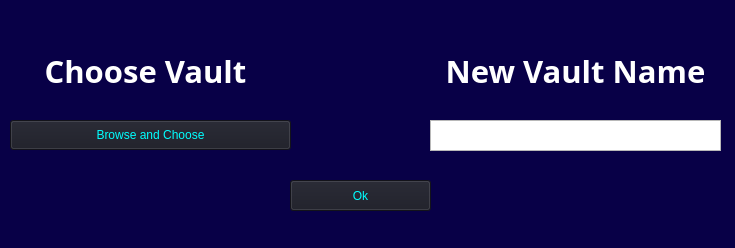
<?xml version="1.0" encoding="UTF-8"?>
<ui version="4.0">
 <class>RenameVault</class>
 <widget class="QMainWindow" name="RenameVault">
  <property name="geometry">
   <rect>
    <x>0</x>
    <y>0</y>
    <width>735</width>
    <height>248</height>
   </rect>
  </property>
  <property name="windowTitle">
   <string>MainWindow</string>
  </property>
  <property name="styleSheet">
   <string notr="true">QMainWindow {
    background-color: rgb(8, 0, 71);
    color: white
}

QLabel {
    color: white;
}

QPushButton {
    background-color: #1a1b25;
    color: cyan;
}

QPushButton:hover {
    background-color: #016064;
}</string>
  </property>
  <widget class="QWidget" name="centralwidget">
   <property name="layoutDirection">
    <enum>Qt::LeftToRight</enum>
   </property>
   <widget class="QLabel" name="label">
    <property name="geometry">
     <rect>
      <x>10</x>
      <y>50</y>
      <width>271</width>
      <height>41</height>
     </rect>
    </property>
    <property name="font">
     <font>
      <family>Ubuntu Mono</family>
      <pointsize>23</pointsize>
      <weight>75</weight>
      <bold>true</bold>
     </font>
    </property>
    <property name="text">
     <string>Choose Vault</string>
    </property>
    <property name="alignment">
     <set>Qt::AlignCenter</set>
    </property>
   </widget>
   <widget class="QPushButton" name="OldVaultFind">
    <property name="geometry">
     <rect>
      <x>10</x>
      <y>120</y>
      <width>281</width>
      <height>30</height>
     </rect>
    </property>
    <property name="text">
     <string>Browse and Choose</string>
    </property>
   </widget>
   <widget class="QPushButton" name="Ok">
    <property name="geometry">
     <rect>
      <x>290</x>
      <y>180</y>
      <width>141</width>
      <height>31</height>
     </rect>
    </property>
    <property name="text">
     <string>Ok</string>
    </property>
   </widget>
   <widget class="QTextEdit" name="VaultNameInput">
    <property name="geometry">
     <rect>
      <x>430</x>
      <y>120</y>
      <width>291</width>
      <height>31</height>
     </rect>
    </property>
   </widget>
   <widget class="QLabel" name="label_2">
    <property name="geometry">
     <rect>
      <x>440</x>
      <y>50</y>
      <width>271</width>
      <height>41</height>
     </rect>
    </property>
    <property name="font">
     <font>
      <family>Ubuntu Mono</family>
      <pointsize>23</pointsize>
      <weight>75</weight>
      <bold>true</bold>
     </font>
    </property>
    <property name="text">
     <string>New Vault Name</string>
    </property>
    <property name="alignment">
     <set>Qt::AlignCenter</set>
    </property>
   </widget>
  </widget>
 </widget>
 <resources/>
 <connections/>
</ui>
